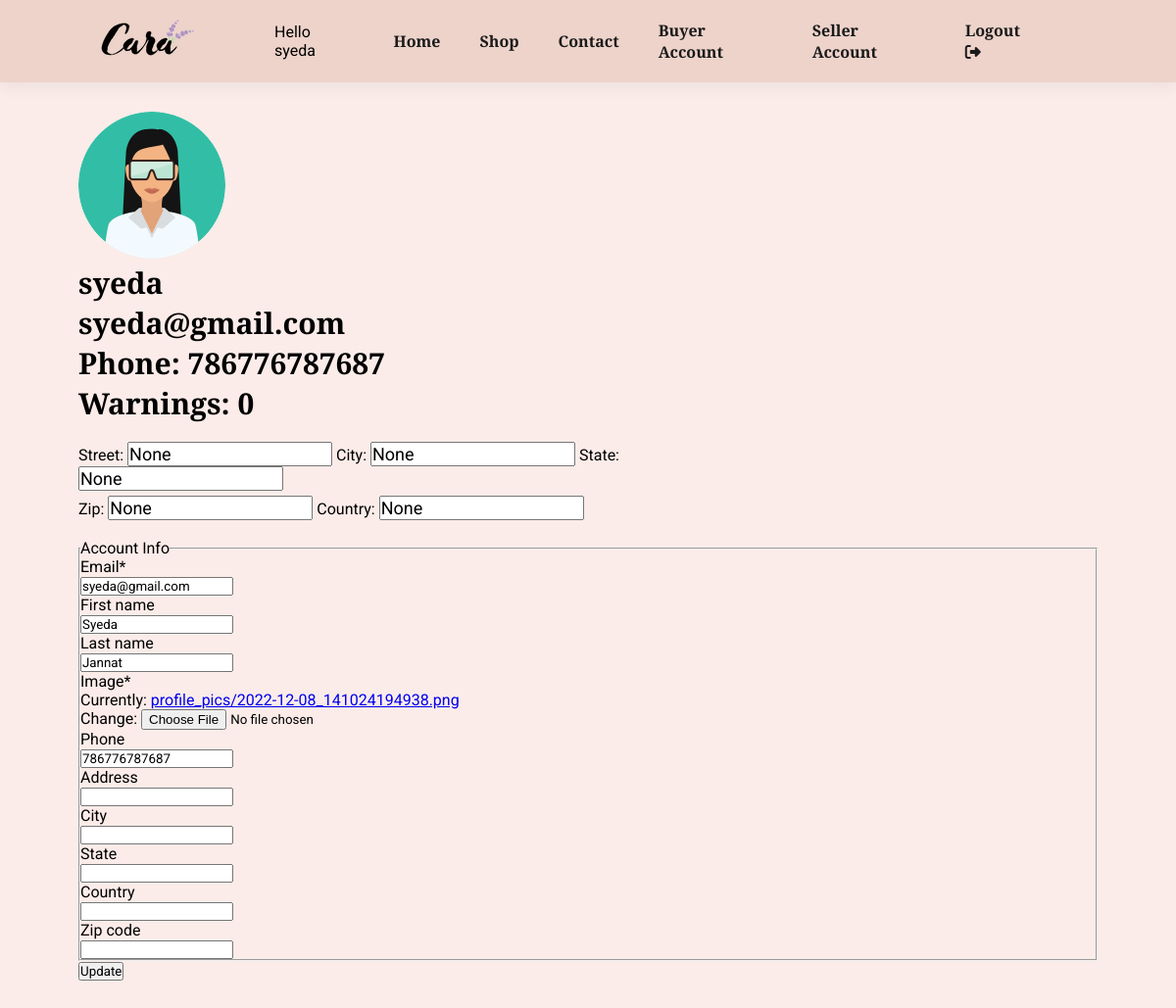
Screenshot of /account/ (signed in) with the database file from the repository.
### users/models.py (models this page shows, shortened)
class Account(models.Model):
    user = models.OneToOneField(User, on_delete=models.CASCADE)
    first_name = models.CharField(null=True,blank=True, max_length=150)
    last_name = models.CharField(null=True,blank=True, max_length=150)
    image = models.ImageField(default='profile_pics/default.jpg', upload_to= get_file_path)
    phone = models.CharField(null=True,blank=True, max_length=50)
    address = models.CharField(null=True,blank=True, max_length=150)
    city = models.CharField(null=True,blank=True, max_length=80)
    state = models.CharField(null=True,blank=True, max_length= 80)
    country = models.CharField(null=True,blank=True, max_length=80)
    zip_code = models.CharField(null=True,blank=True, max_length=50)
    created_at = models.DateField(auto_now_add=True)
    warnings = models.IntegerField(default=0)

### users/views.py (the view)
# urls.py: path('account/', user_views.account, name='account'),
@login_required
def account(request):
    if(request.method == 'POST'):
        u_form = UserUpdateForm(request.POST, instance=request.user)
        p_form = AccountUpdateForm(request.POST, request.FILES, instance=request.user.account)
        if(u_form.is_valid() and p_form.is_valid()):
            u_form.save()
            p_form.save()
            messages.success(request, f'Your Account has been updated')
            return redirect('account')
        else:
            messages.success(request, f'Something is Wrong!!')
    else:
        u_form = UserUpdateForm(instance=request.user)
        p_form = AccountUpdateForm(instance=request.user.account)
    context = {
        'u_form' : u_form,
        'p_form' : p_form
    }
    return render(request, 'users/account.html', context)

### users/forms.py
class UserUpdateForm(forms.ModelForm):
    email = forms.EmailField()
    class Meta:
        model = User
        fields = ['email']

class AccountUpdateForm(forms.ModelForm):
    class Meta:
        model = Account
        fields = ['first_name', 'last_name', 'image', 'phone', 'address', 'city', 'state', 'country', 'zip_code']

### users/templates/users/account.html (shortened to what this page needs)
{% extends "store/base.html" %}
{% load static %}
{% load crispy_forms_tags %}
{% block content %}
    <div class="section-p1">
        <img src="{{ user.account.image.url }}" style="height: 150px; width: 150px; border-radius:50%; object-fit:cover; ">
        <h3> {{ user.username }} </h3>
        <h3> {{ user.email }} </h3>
        <h3>Phone:
            {% if user.account.phone %}
                {{ user.account.phone }}
            {% endif %}
        </h3>
        <h3>Warnings: {{ user.account.warnings }}</h3>
        <br>
        <div class="form-group">
            <div class="form-group-1">
                <label for="street"> Street: </label>
                <input type="text"
                    class="form-control ac_cell"
                    id="street"
                    placeholder="Street" value = "{{ user.account.address }}">
                <label for="inputCity">City: </label>
                <input type="city"
                    class="form-control ac_cell"
                    id="inputCity"
                    placeholder="City" value = {{ user.account.city }}>
                <label for="inputState"> State:</label>
                <input type="state"
                class="form-control ac_cell"
                id="inputState"
                placeholder="State" value = {{ user.account.state }}>
           </div>
          <div class="form-group-2">
                <label for="inputZip">Zip:</label>
                <input type="zip"
                    class="form-control ac_cell"
                    id="inputZip"
                    placeholder="Zip" value = {{ user.account.zip_code }}>
                <label for="inputCounty"> Country:</label>
                <input type="county"
                        class="form-control ac_cell"
                        id="inputCounty"
                        placeholder="County" value ={{ user.account.country }} >
            </div>
        </div>
        <br>
        <form method="POST" enctype="multipart/form-data">
            <fieldset>
                <legend> Account Info</legend>
                {{ u_form | crispy }}
                {{ p_form | crispy }}
            </fieldset>
            <button type="submit"> Update  </button>
        </form>
{% endblock content %}

### store/templates/store/base.html (shortened to what this page needs)
{% load static %}
<!DOCTYPE html>
<html>
    <head>
        <link rel="stylesheet" href="https://cdnjs.cloudflare.com/ajax/libs/font-awesome/6.1.1/css/all.css"/>
        <link href='https://css.gg/shopping-bag.css' rel='stylesheet'>
        <link rel="stylesheet" href="https://cdnjs.cloudflare.com/ajax/libs/font-awesome/4.7.0/css/font-awesome.min.css">
        <link rel="stylesheet" href="{% static 'store/store_styles.css' %}">
        <link rel="stylesheet" href="{% static 'store/category_styles.css' %}">
        <link rel="stylesheet" href="{% static 'store/products_details_styles.css' %}">
        <link rel="stylesheet" href="{% static 'store/cart_styles.css' %}">
        <link rel="stylesheet" href="{% static 'store/account_styles.css' %}">
        <link rel="stylesheet" href="{% static 'store/checkOut_styles.css' %}">
        <link rel="stylesheet" href="{% static 'store/search_styles.css' %}">
        <link rel="stylesheet" href="{% static 'store/review_modal.css' %}">
        <link rel="stylesheet" href="{% static 'store/buyer_account_styles.css' %}">
        <link rel="stylesheet" href="{% static 'store/seller_account.css' %}">
        <link rel="stylesheet" href="//cdn.jsdelivr.net/npm/alertifyjs@1.13.1/build/css/alertify.min.css"/>
        <link rel="stylesheet" href="//cdn.jsdelivr.net/npm/alertifyjs@1.13.1/build/css/themes/default.min.css"/>
    </head>
    <body>
        <section id="header">
            <a href="{% url 'store-home' %}"><img src="{% static 'store/media/logo.png' %}" class="logo"></a>
            <div>
                <ul id="navbar">
                    <li> Hello {{ user.username }} </li>
                    <li><a href="{% url 'store-home' %}"  class="{% if request.resolver_match.url_name == 'store-home' %}active{% endif %}">Home</a></li>
                    <li><a href="{% url 'store-categories' %}" class="{% if request.resolver_match.url_name == 'store-categories' %}active{% endif %}">Shop</a></li>
                    <li><a href="#">Contact</a></li>
                    {% if user.is_authenticated %}
                    <li><a href=" {% url 'buyer_account' %}" class="{% if request.resolver_match.url_name == 'profile' %}active{% endif %}">Buyer Account</a></li>
                    <li><a href=" {% url 'seller_account' %}" class="{% if request.resolver_match.url_name == 'profile' %}active{% endif %}">Seller Account</a></li>
                    <li><a href="{% url 'logout' %}">Logout <i class="fas fa-sign-out-alt"></i></a></li>
                    {% endif %}
                </ul>
            </div>
        </section>
        {% block content %}
        {% endblock content %}
    </body>
</html>

### store/static/store/store_styles.css (style rules this page uses)
* { margin: 0; padding: 0; box-sizing: border-box; font-family: 'Josefin Slab', 'Roboto', sans-serif; }
:root { --main-bg-color: #ebcfc4d2; --body-bg-color: #f5d1c866; }
body { width: 100%; background-color: var(--body-bg-color); }
h3 { font-size: 30px; }
.section-p1 { padding: 30px 80px; }
#header { display: flex; align-items: center; justify-content: space-between; padding: 20px 80px; background-color: var(--main-bg-color); box-shadow: 0px 5px 15px rgba(0,0,0,0.06); z-index: 300; position: sticky; top: 0; left: 0; }
#navbar { display: flex; justify-content: center; align-items: center; }
#navbar li { list-style: none; padding: 0px 20px; position: relative; }
#navbar li a { text-decoration: none; font-size: 16px; font-weight: 600; color: #1a1a1a; transition: 0.3s ease; }

### store/static/store/cart_styles.css (style rules this page uses)
.logo { padding: 0 20px; }

### store/static/store/account_styles.css (style rules this page uses)
.form-group { display: flex; width: 65%; flex-direction: column; align-content: stretch; }
.ac_cell { font-size: 18px; }
.form-group-2 { margin-top: 5px; }

### rows the page displays
Account: first_name "Syeda", last_name "Jannat", phone "786776787687"

### other values shown
{{ user.username }} "syeda"
{{ user.email }} "syeda@gmail.com"
{{ user.account.phone }} "786776787687"
{{ user.account.warnings }} "0"
